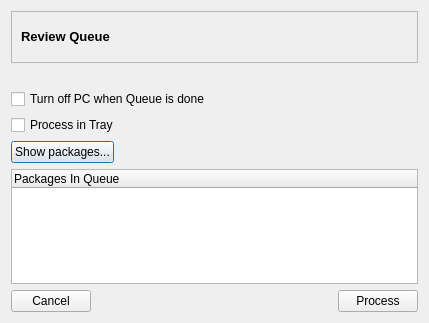
<ui version="4.0" >
 <class>QueueReadyDialog</class>
 <widget class="QDialog" name="QueueReadyDialog" >
  <property name="geometry" >
   <rect>
    <x>0</x>
    <y>0</y>
    <width>429</width>
    <height>323</height>
   </rect>
  </property>
  <property name="windowTitle" >
   <string>Review Queue</string>
  </property>
  <property name="windowIcon" >
   <iconset resource="qtpacman.qrc" >:/Icons/icons/shaman/shaman-yellow-icon-32.png</iconset>
  </property>
  <layout class="QGridLayout" >
   <item row="1" column="0" >
    <layout class="QVBoxLayout" >
     <item>
      <widget class="QLabel" name="queueInfo" >
       <property name="text" >
        <string/>
       </property>
      </widget>
     </item>
     <item>
      <widget class="QCheckBox" name="turnoffBox" >
       <property name="text" >
        <string>Turn off PC when Queue is done</string>
       </property>
      </widget>
     </item>
     <item>
      <widget class="QCheckBox" name="trayBox" >
       <property name="text" >
        <string>Process in Tray</string>
       </property>
      </widget>
     </item>
     <item>
      <layout class="QHBoxLayout" >
       <item>
        <widget class="QPushButton" name="showPackages" >
         <property name="text" >
          <string>Show packages...</string>
         </property>
         <property name="checkable" >
          <bool>true</bool>
         </property>
        </widget>
       </item>
       <item>
        <spacer>
         <property name="orientation" >
          <enum>Qt::Horizontal</enum>
         </property>
         <property name="sizeHint" >
          <size>
           <width>40</width>
           <height>20</height>
          </size>
         </property>
        </spacer>
       </item>
      </layout>
     </item>
     <item>
      <widget class="QTreeWidget" name="treeWidget" >
       <column>
        <property name="text" >
         <string>Packages In Queue</string>
        </property>
       </column>
      </widget>
     </item>
     <item>
      <layout class="QHBoxLayout" >
       <item>
        <widget class="QPushButton" name="cancelButton" >
         <property name="text" >
          <string>Cancel</string>
         </property>
         <property name="icon" >
          <iconset resource="qtpacman.qrc" >:/Icons/icons/dialog-cancel.png</iconset>
         </property>
        </widget>
       </item>
       <item>
        <spacer>
         <property name="orientation" >
          <enum>Qt::Horizontal</enum>
         </property>
         <property name="sizeHint" >
          <size>
           <width>81</width>
           <height>20</height>
          </size>
         </property>
        </spacer>
       </item>
       <item>
        <widget class="QPushButton" name="processButton" >
         <property name="text" >
          <string>Process</string>
         </property>
         <property name="icon" >
          <iconset resource="qtpacman.qrc" >:/Icons/icons/dialog-ok-apply.png</iconset>
         </property>
        </widget>
       </item>
      </layout>
     </item>
    </layout>
   </item>
   <item row="0" column="0" >
    <widget class="QFrame" name="frame" >
     <property name="sizePolicy" >
      <sizepolicy vsizetype="Maximum" hsizetype="Preferred" >
       <horstretch>0</horstretch>
       <verstretch>0</verstretch>
      </sizepolicy>
     </property>
     <property name="frameShape" >
      <enum>QFrame::StyledPanel</enum>
     </property>
     <property name="frameShadow" >
      <enum>QFrame::Sunken</enum>
     </property>
     <layout class="QGridLayout" >
      <item row="0" column="0" >
       <widget class="QLabel" name="label" >
        <property name="text" >
         <string>&lt;html>&lt;head>&lt;meta name="qrichtext" content="1" />&lt;style type="text/css">
p, li { white-space: pre-wrap; }
&lt;/style>&lt;/head>&lt;body style=" font-family:'Sans Serif'; font-size:10pt; font-weight:400; font-style:normal;">
&lt;p style=" margin-top:0px; margin-bottom:0px; margin-left:0px; margin-right:0px; -qt-block-indent:0; text-indent:0px;">&lt;span style=" font-weight:600;">Review Queue&lt;/span>&lt;/p>&lt;/body>&lt;/html></string>
        </property>
       </widget>
      </item>
      <item row="0" column="1" >
       <widget class="QLabel" name="label_2" >
        <property name="sizePolicy" >
         <sizepolicy vsizetype="Maximum" hsizetype="Maximum" >
          <horstretch>0</horstretch>
          <verstretch>0</verstretch>
         </sizepolicy>
        </property>
        <property name="minimumSize" >
         <size>
          <width>32</width>
          <height>32</height>
         </size>
        </property>
        <property name="text" >
         <string/>
        </property>
        <property name="pixmap" >
         <pixmap resource="qtpacman.qrc" >:/Icons/icons/dialog-ok-apply.png</pixmap>
        </property>
        <property name="scaledContents" >
         <bool>true</bool>
        </property>
       </widget>
      </item>
     </layout>
    </widget>
   </item>
  </layout>
 </widget>
 <resources>
  <include location="qtpacman.qrc" />
 </resources>
 <connections>
  <connection>
   <sender>showPackages</sender>
   <signal>toggled(bool)</signal>
   <receiver>treeWidget</receiver>
   <slot>setVisible(bool)</slot>
   <hints>
    <hint type="sourcelabel" >
     <x>82</x>
     <y>115</y>
    </hint>
    <hint type="destinationlabel" >
     <x>214</x>
     <y>208</y>
    </hint>
   </hints>
  </connection>
 </connections>
</ui>
